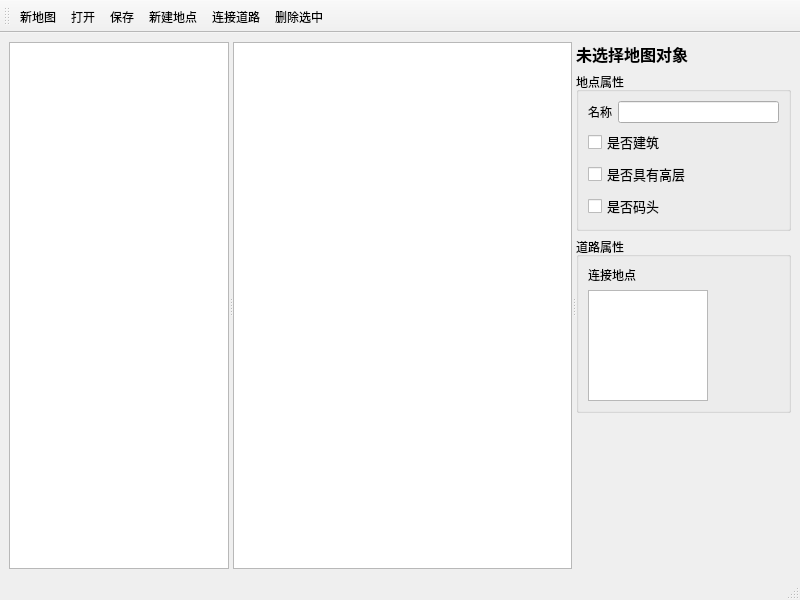
<?xml version="1.0" encoding="UTF-8"?>
<ui version="4.0">
 <class>MainWindow</class>
 <widget class="QMainWindow" name="MainWindow">
  <property name="geometry">
   <rect>
    <x>0</x>
    <y>0</y>
    <width>800</width>
    <height>600</height>
   </rect>
  </property>
  <property name="windowTitle">
   <string>MainWindow</string>
  </property>
  <widget class="QWidget" name="centralwidget">
   <layout class="QVBoxLayout" name="verticalLayout">
    <item>
     <widget class="QSplitter" name="mainSplitter">
      <property name="orientation">
       <enum>Qt::Orientation::Horizontal</enum>
      </property>
      <widget class="QListWidget" name="objectList">
       <property name="minimumSize">
        <size>
         <width>160</width>
         <height>0</height>
        </size>
       </property>
       <property name="maximumSize">
        <size>
         <width>220</width>
         <height>16777215</height>
        </size>
       </property>
      </widget>
      <widget class="QGraphicsView" name="mapView"/>
      <widget class="QWidget" name="propertyPanel" native="true">
       <layout class="QVBoxLayout" name="verticalLayout_5">
        <item>
         <widget class="QLabel" name="selectionLabel">
          <property name="font">
           <font>
            <pointsize>12</pointsize>
            <bold>true</bold>
           </font>
          </property>
          <property name="text">
           <string>未选择地图对象</string>
          </property>
         </widget>
        </item>
        <item>
         <layout class="QVBoxLayout" name="verticalLayout_4">
          <item>
           <widget class="QGroupBox" name="locationPropertiesGroup">
            <property name="title">
             <string>地点属性</string>
            </property>
            <layout class="QVBoxLayout" name="verticalLayout_3">
             <item>
              <layout class="QFormLayout" name="formLayout_2">
               <item row="0" column="0">
                <widget class="QLabel" name="nameLabel">
                 <property name="text">
                  <string>名称</string>
                 </property>
                </widget>
               </item>
               <item row="0" column="1">
                <widget class="QLineEdit" name="nameEdit"/>
               </item>
               <item row="1" column="0" colspan="2">
                <widget class="QCheckBox" name="buildingCheck">
                 <property name="font">
                  <font>
                   <pointsize>10</pointsize>
                  </font>
                 </property>
                 <property name="text">
                  <string>是否建筑</string>
                 </property>
                </widget>
               </item>
               <item row="2" column="0" colspan="2">
                <widget class="QCheckBox" name="highLevelCheck">
                 <property name="font">
                  <font>
                   <pointsize>10</pointsize>
                  </font>
                 </property>
                 <property name="text">
                  <string>是否具有高层</string>
                 </property>
                </widget>
               </item>
               <item row="3" column="0" colspan="2">
                <widget class="QCheckBox" name="portCheck">
                 <property name="font">
                  <font>
                   <pointsize>10</pointsize>
                  </font>
                 </property>
                 <property name="text">
                  <string>是否码头</string>
                 </property>
                </widget>
               </item>
              </layout>
             </item>
            </layout>
           </widget>
          </item>
          <item>
           <widget class="QGroupBox" name="roadPropertiesGroup">
            <property name="title">
             <string>道路属性</string>
            </property>
            <layout class="QVBoxLayout" name="verticalLayout_2">
             <item>
              <widget class="QLabel" name="label">
               <property name="text">
                <string>连接地点</string>
               </property>
              </widget>
             </item>
             <item>
              <widget class="QListWidget" name="roadConnectionsList">
               <property name="minimumSize">
                <size>
                 <width>80</width>
                 <height>80</height>
                </size>
               </property>
               <property name="maximumSize">
                <size>
                 <width>120</width>
                 <height>120</height>
                </size>
               </property>
              </widget>
             </item>
            </layout>
           </widget>
          </item>
         </layout>
        </item>
        <item>
         <spacer name="verticalSpacer">
          <property name="orientation">
           <enum>Qt::Orientation::Vertical</enum>
          </property>
          <property name="sizeHint" stdset="0">
           <size>
            <width>28</width>
            <height>164</height>
           </size>
          </property>
         </spacer>
        </item>
       </layout>
      </widget>
     </widget>
    </item>
   </layout>
  </widget>
  <widget class="QMenuBar" name="menubar">
   <property name="geometry">
    <rect>
     <x>0</x>
     <y>0</y>
     <width>800</width>
     <height>22</height>
    </rect>
   </property>
  </widget>
  <widget class="QStatusBar" name="statusbar"/>
  <widget class="QToolBar" name="mainToolBar">
   <property name="windowTitle">
    <string>toolBar</string>
   </property>
   <attribute name="toolBarArea">
    <enum>TopToolBarArea</enum>
   </attribute>
   <attribute name="toolBarBreak">
    <bool>false</bool>
   </attribute>
   <addaction name="actionNewMap"/>
   <addaction name="actionOpenMap"/>
   <addaction name="actionSaveMap"/>
   <addaction name="actionAddLocation"/>
   <addaction name="actionConnectRoad"/>
   <addaction name="actionDeleteSelected"/>
  </widget>
  <action name="actionNewMap">
   <property name="text">
    <string>新地图</string>
   </property>
   <property name="menuRole">
    <enum>QAction::MenuRole::NoRole</enum>
   </property>
  </action>
  <action name="actionOpenMap">
   <property name="text">
    <string>打开</string>
   </property>
   <property name="menuRole">
    <enum>QAction::MenuRole::NoRole</enum>
   </property>
  </action>
  <action name="actionSaveMap">
   <property name="text">
    <string>保存</string>
   </property>
   <property name="menuRole">
    <enum>QAction::MenuRole::NoRole</enum>
   </property>
  </action>
  <action name="actionAddLocation">
   <property name="text">
    <string>新建地点</string>
   </property>
   <property name="menuRole">
    <enum>QAction::MenuRole::NoRole</enum>
   </property>
  </action>
  <action name="actionConnectRoad">
   <property name="text">
    <string>连接道路</string>
   </property>
   <property name="toolTip">
    <string>自动连接新建的节点与上一个节点</string>
   </property>
   <property name="menuRole">
    <enum>QAction::MenuRole::NoRole</enum>
   </property>
  </action>
  <action name="actionDeleteSelected">
   <property name="text">
    <string>删除选中</string>
   </property>
   <property name="toolTip">
    <string>删除当前选中的地点或道路</string>
   </property>
   <property name="shortcut">
    <string>Del</string>
   </property>
   <property name="menuRole">
    <enum>QAction::MenuRole::NoRole</enum>
   </property>
  </action>
 </widget>
 <resources/>
 <connections/>
</ui>
